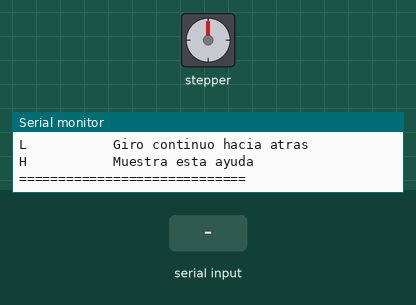
The program below on a simulated ESP32-S3. On the bench: stepper motor, the last lines printed to the serial monitor. Wiring (inferred from the names in the program): stepper motor (2048 steps per turn assumed): coils GPIO 1, GPIO 2, GPIO 3, GPIO 4. The inputs (shaded band) are chosen by the test bench.

Above: at 1.5 s.
1.6 s: "R90\n" received over Serial
At 2.37 s:
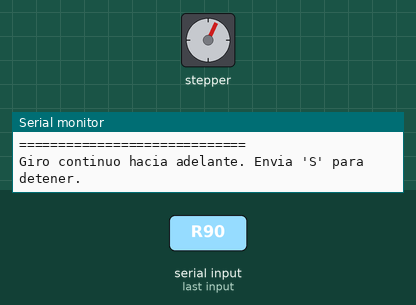
At 2.97 s:
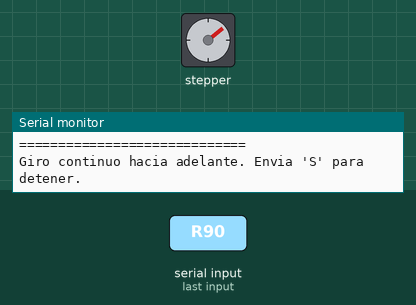
4.6 s: "V90\n" received over Serial
7.6 s: "M90\n" received over Serial
9.1 s: "L90\n" received over Serial
At 9.56 s:
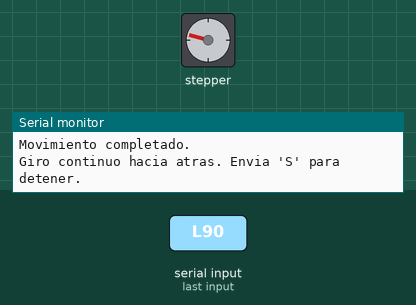
12.1 s: "M90\n" received over Serial
13.6 s: "L,45\n" received over Serial
At 13.76 s:
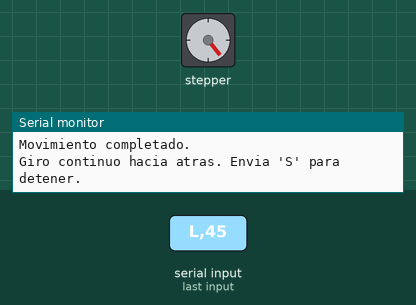
Timing chart, 0 to 17.6 s (numbered marks = the images above; inputs shaded):
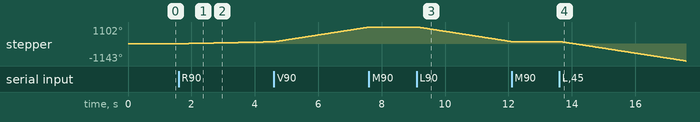

The program:

main.cpp
```cpp
/*
  Control de Stepper 28BYJ-48 con ESP32 Super Mini
  Driver: ULN2003
  Terminal serial para enviar comandos directamente.

  CONEXIONES (ajusta según tu cableado):
  ULN2003 IN1 -> GPIO 1
  ULN2003 IN2 -> GPIO 2
  ULN2003 IN3 -> GPIO 3
  ULN2003 IN4 -> GPIO 4
  ULN2003 VCC -> 5V (externo recomendado, no del ESP32 si es posible)
  ULN2003 GND -> GND común con el ESP32

  COMANDOS (escríbelos en el Monitor Serial a 115200 baudios y presiona Enter):
    M <pasos>     -> Mueve N pasos. Positivo = adelante, negativo = atrás.
                     Ej: M 500   |   M -200
    V <rpm>       -> Cambia la velocidad en RPM (ej: V 12)
    S             -> Detiene el motor y libera las bobinas (ahorra energía/evita calentamiento)
    R             -> Gira continuamente hacia adelante hasta nuevo comando
    L             -> Gira continuamente hacia atrás hasta nuevo comando
    H             -> Muestra la ayuda
*/

#include <Arduino.h>

// ---------- Configuración de pines ----------
#define IN1 1
#define IN2 2
#define IN3 3
#define IN4 4

// Secuencia de medio paso (más torque y suavidad) - 8 pasos
const uint8_t stepSequence[8][4] = {
  {1, 0, 0, 0},
  {1, 1, 0, 0},
  {0, 1, 0, 0},
  {0, 1, 1, 0},
  {0, 0, 1, 0},
  {0, 0, 1, 1},
  {0, 0, 0, 1},
  {1, 0, 0, 1}
};

// El 28BYJ-48 tiene ~4096 medios pasos por vuelta (con reductor interno 1:64 aprox.)
const int STEPS_PER_REV = 4096;

int currentStep = 0;          // índice dentro de stepSequence (0-7)
float rpm = 10.0;             // velocidad por defecto
unsigned long stepDelayUs;    // delay entre medios pasos, calculado a partir de rpm

// Modo de giro continuo
enum RunMode { STOP, FORWARD_CONT, BACKWARD_CONT };
RunMode runMode = STOP;

unsigned long lastStepTime = 0;

void setPins(uint8_t a, uint8_t b, uint8_t c, uint8_t d) {
  digitalWrite(IN1, a);
  digitalWrite(IN2, b);
  digitalWrite(IN3, c);
  digitalWrite(IN4, d);
}

void releaseCoils() {
  setPins(0, 0, 0, 0);
}

void calcDelay() {
  // pasos por minuto = STEPS_PER_REV * rpm
  // delay entre pasos (us) = (60,000,000 us / pasos por minuto)
  if (rpm <= 0) rpm = 1;
  float stepsPerMinute = STEPS_PER_REV * rpm;
  stepDelayUs = (unsigned long)(60000000.0 / stepsPerMinute);
}

void doStep(int direction) {
  // direction: 1 = adelante, -1 = atrás
  currentStep += direction;
  if (currentStep > 7) currentStep = 0;
  if (currentStep < 0) currentStep = 7;

  setPins(stepSequence[currentStep][0],
          stepSequence[currentStep][1],
          stepSequence[currentStep][2],
          stepSequence[currentStep][3]);
}

void moveSteps(long steps) {
  int direction = (steps >= 0) ? 1 : -1;
  long totalSteps = abs(steps);

  Serial.print("Moviendo ");
  Serial.print(totalSteps);
  Serial.println(direction > 0 ? " pasos adelante..." : " pasos atras...");

  for (long i = 0; i < totalSteps; i++) {
    doStep(direction);
    delayMicroseconds(stepDelayUs);
  }

  releaseCoils();
  Serial.println("Movimiento completado.");
}

void printHelp() {
  Serial.println();
  Serial.println("=== Comandos disponibles ===");
  Serial.println("M <pasos>   Mueve N pasos (positivo=adelante, negativo=atras). Ej: M 500");
  Serial.println("V <rpm>     Cambia velocidad en RPM. Ej: V 12");
  Serial.println("S           Detiene y libera bobinas");
  Serial.println("R           Giro continuo hacia adelante");
  Serial.println("L           Giro continuo hacia atras");
  Serial.println("H           Muestra esta ayuda");
  Serial.println("=============================");
  Serial.println();
}

void processCommand(String cmd) {
  cmd.trim();
  if (cmd.length() == 0) return;

  char letter = toupper(cmd.charAt(0));
  String rest = cmd.substring(1);
  rest.trim();

  switch (letter) {
    case 'M': {
      runMode = STOP;
      long steps = rest.toInt();
      moveSteps(steps);
      break;
    }
    case 'V': {
      float newRpm = rest.toFloat();
      if (newRpm > 0) {
        rpm = newRpm;
        calcDelay();
        Serial.print("Velocidad ajustada a ");
        Serial.print(rpm);
        Serial.println(" RPM");
      } else {
        Serial.println("Valor de RPM invalido.");
      }
      break;
    }
    case 'S': {
      runMode = STOP;
      releaseCoils();
      Serial.println("Motor detenido y bobinas liberadas.");
      break;
    }
    case 'R': {
      runMode = FORWARD_CONT;
      Serial.println("Giro continuo hacia adelante. Envia 'S' para detener.");
      break;
    }
    case 'L': {
      runMode = BACKWARD_CONT;
      Serial.println("Giro continuo hacia atras. Envia 'S' para detener.");
      break;
    }
    case 'H': {
      printHelp();
      break;
    }
    default:
      Serial.println("Comando no reconocido. Envia 'H' para ver la ayuda.");
      break;
  }
}

void setup() {
  Serial.begin(115200);
  delay(300);

  pinMode(IN1, OUTPUT);
  pinMode(IN2, OUTPUT);
  pinMode(IN3, OUTPUT);
  pinMode(IN4, OUTPUT);
  releaseCoils();

  calcDelay();

  Serial.println();
  Serial.println("Control Stepper 28BYJ-48 - ESP32 Super Mini listo.");
  printHelp();
}

void loop() {
  // Leer comandos de la terminal serial
  if (Serial.available()) {
    String cmd = Serial.readStringUntil('\n');
    processCommand(cmd);
  }

  // Manejo de giro continuo (no bloqueante)
  if (runMode != STOP) {
    unsigned long now = micros();
    if (now - lastStepTime >= stepDelayUs) {
      lastStepTime = now;
      doStep(runMode == FORWARD_CONT ? 1 : -1);
    }
  }
}
```

Measured:
- after the input at 1.6 s, stepper: keeps turning clockwise at about 42°/s, starting at once
- after the input at 9.1 s, stepper: keeps turning counter-clockwise at about 323°/s, starting at once
- after the input at 13.6 s, stepper: keeps turning counter-clockwise at about 323°/s, starting at once
